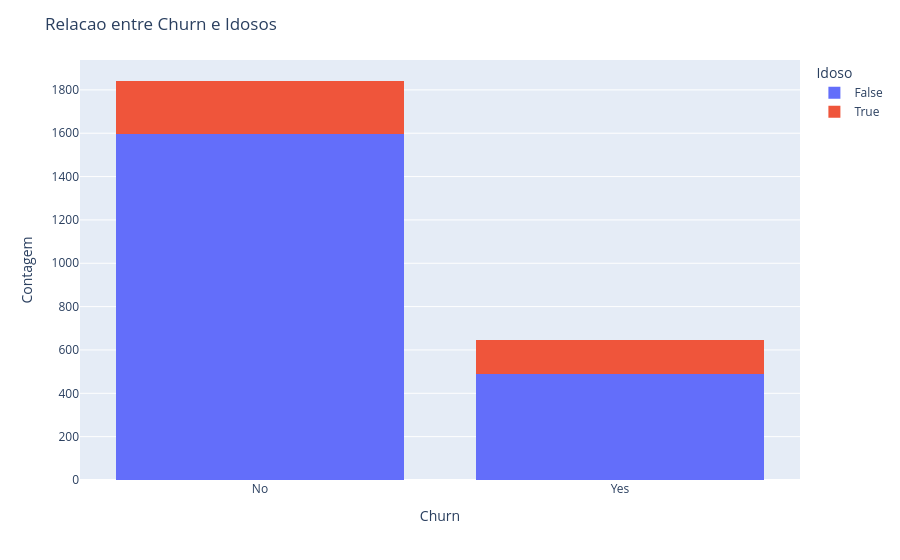

The cell this chart's notebook holds for it:
### Code cell
# Churn x idoso

fig = px.histogram(df, x='Churn', color='Idoso', barmode='stack')

# Layout
fig.update_layout(title='Relacao entre Churn e Idosos',
		  xaxis_title='Churn',
		  yaxis_title='Contagem',
		  legend_title='Idoso')
fig.show()

### Figure 1 — Plotly figure (JSON) as saved in the notebook; plotly's stock layout.template omitted (floating-point values rounded to 4 significant figures; data arrays with more than 128 entries replaced by an {"elided": "..."} marker saying what was removed)
{"data": [{"alignmentgroup": "True", "bingroup": "x", "hovertemplate": "Idoso=False<br>Churn=%{x}<br>count=%{y}<extra></extra>", "legendgroup": "False", "marker": {"color": "#636efa", "pattern": {"shape": ""}}, "name": "False", "offsetgroup": "False", "orientation": "v", "showlegend": true, "type": "histogram", "x": {"elided": "2086 str values"}, "xaxis": "x", "yaxis": "y"}, {"alignmentgroup": "True", "bingroup": "x", "hovertemplate": "Idoso=True<br>Churn=%{x}<br>count=%{y}<extra></extra>", "legendgroup": "True", "marker": {"color": "#EF553B", "pattern": {"shape": ""}}, "name": "True", "offsetgroup": "True", "orientation": "v", "showlegend": true, "type": "histogram", "x": {"elided": "402 str values"}, "xaxis": "x", "yaxis": "y"}], "layout": {"autosize": true, "barmode": "stack", "legend": {"title": {"text": "Idoso"}, "tracegroupgap": 0}, "margin": {"t": 60}, "title": {"text": "Relacao entre Churn e Idosos"}, "xaxis": {"anchor": "y", "autorange": true, "domain": [0, 1], "range": [-0.5, 1.5], "title": {"text": "Churn"}, "type": "category"}, "yaxis": {"anchor": "x", "autorange": true, "domain": [0, 1], "range": [0, 1938.0], "title": {"text": "Contagem"}}}}
